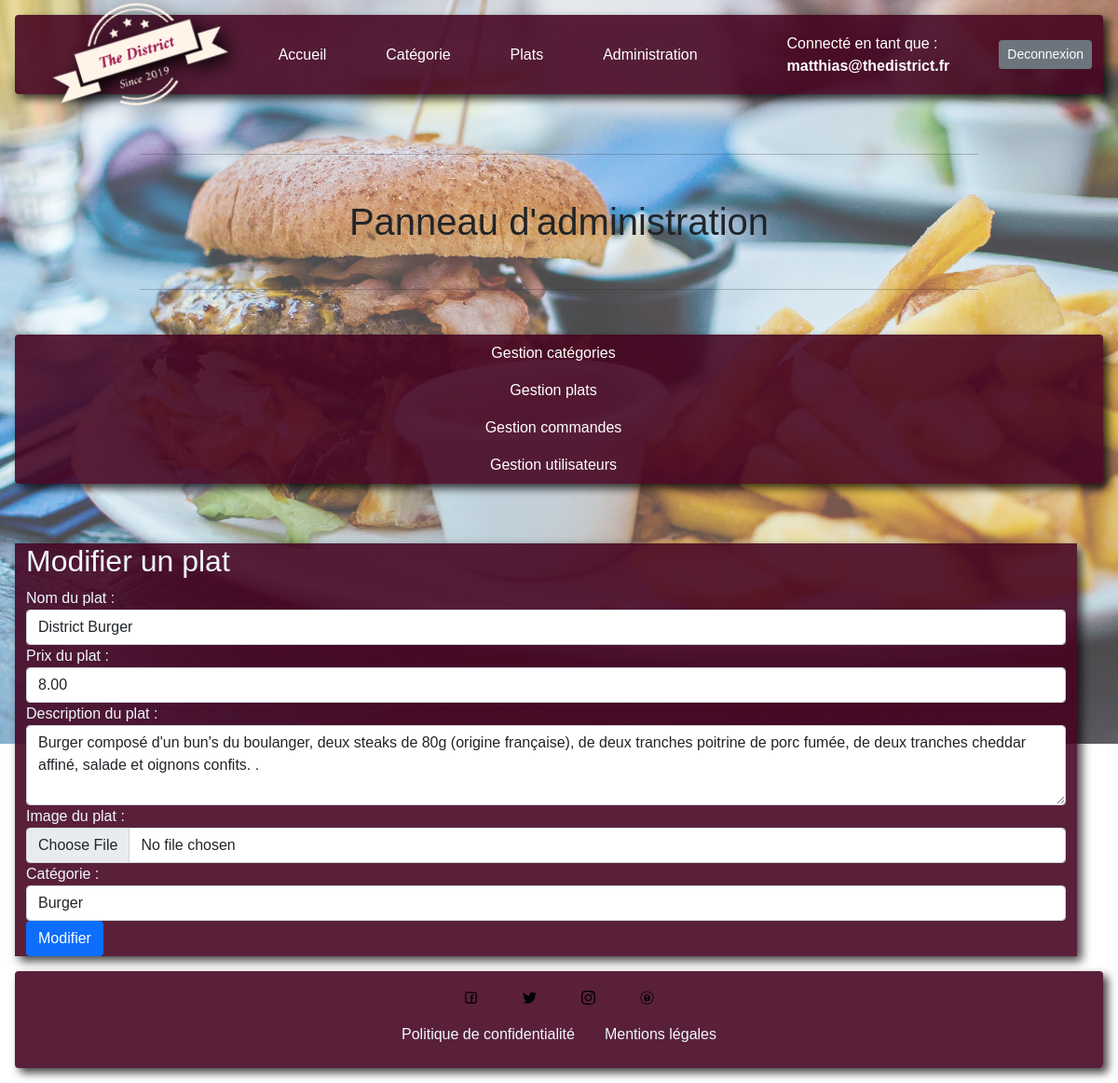
/?page=admin&gest=plat_mod&id_plat=4 (signed in), run on the app's committed database.
### tables this page shows
CREATE TABLE IF NOT EXISTS `plat` (
  `id_plat` int(10) unsigned NOT NULL AUTO_INCREMENT,
  `libelle` varchar(100) NOT NULL,
  `description` text NOT NULL,
  `prix` decimal(10,2) NOT NULL,
  `image` varchar(255) NOT NULL,
  `id_categorie` int(10) unsigned NOT NULL,
  `active` varchar(10) NOT NULL,
  PRIMARY KEY (`id_plat`) USING BTREE,
  KEY `id_categorie` (`id_categorie`),
  CONSTRAINT `plat_fk1` FOREIGN KEY (`id_categorie`) REFERENCES `categorie` (`id_categorie`) ON DELETE NO ACTION ON UPDATE NO ACTION
);

CREATE TABLE IF NOT EXISTS `categorie` (
  `id_categorie` int(10) unsigned NOT NULL AUTO_INCREMENT,
  `libelle` varchar(100) NOT NULL,
  `image` varchar(255) NOT NULL,
  `active` varchar(10) NOT NULL,
  PRIMARY KEY (`id_categorie`) USING BTREE
);

### dao.php (called while the page is built, shortened)
<?php
function a_display_cat(){
    $db = connexionBase();
    $query = $db->query('SELECT * FROM categorie');
    $query->execute();
    $tab = $query->fetchAll(PDO::FETCH_OBJ);
    return $tab;
}
function o_display_plat($id){
    $db = connexionBase();
    $query = $db->prepare('SELECT * FROM plat WHERE id_plat = ?;');
    $query->execute(array($id));
    $tab = $query->fetch(PDO::FETCH_OBJ);
    return $tab;
}
?>

### content/admin/update_plat_form.php (the view, shortened to what this page needs)
<?php
require_once('dao.php');
$categories = a_display_cat();
$plat = o_display_plat($_GET['id_plat'])
?>
<main>
  <div class="container mnb">
    <h2>Modifier un plat</h2>
    <form method="post" action="/content/admin/update_plat_script.php" enctype="multipart/form-data">
      <div class="form-group">
        <label for="nom_plat">Nom du plat :</label>
        <input type="text" class="form-control" id="nom_plat" name="nom_plat" value="<?= $plat->libelle ?>" required>
      </div>
      <div class="form-group">
        <label for="prix_plat">Prix du plat :</label>
        <input type="number" class="form-control" id="prix_plat" name="prix_plat" value="<?= $plat->prix ?>" required>
      </div>
      <div class="form-group">
        <label for="description_plat">Description du plat :</label>
        <textarea class="form-control" id="description_plat" name="description_plat" rows="3" required><?= $plat->description ?></textarea>
      </div>
      <div class="form-group">
        <label for="image_plat">Image du plat :</label>
        <input type="file" class="form-control" id="image_plat" name="image_plat" value="<?= $plat->image ?>">
      </div>
      <div class="form-group">
        <label for="categorie">Catégorie :</label>
        <select class="form-control" id="categorie_id" name="categorie_id" required>
          <?php foreach ($categories as $categorie) : ?>
            <option value="<?= $categorie->id_categorie ?>" <?php if ($plat->id_categorie == $categorie->id_categorie) echo 'selected' ?>> <?= $categorie->libelle ?></option>
          <?php endforeach; ?>
        </select>
      </div>
      <button type="submit" class="btn btn-primary" name="submit">Modifier</button>
    </form>
  </div>
</main>

### asset/css/styles.css (style rules this page uses)
body { font-family: "Open_Sans", sans-serif; }
.mnb { box-shadow: 5px 5px 10px 0px rgba(0, 0, 0, 0.75); -webkit-box-shadow: 5px 5px 10px 0px rgba(0, 0, 0, 0.75); -moz-box-shadow: 5px 5px 10px 0px rgba(0, 0, 0, 0.75); background-color: #440320e1; color: aliceblue; margin: 1rem; }

### data on the page
plat: nom_plat "District Burger", prix_plat "8.00", description_plat "Burger composé d'un bun's du boulanger, deux steaks de 80g (origine française), de deux tranches poitrine de porc fumée, de deux tranches cheddar affiné, salade et oignons confits. .", categorie_id "Burger"

### other printed values
$_SESSION["login"] "matthias@thedistrict.fr"
